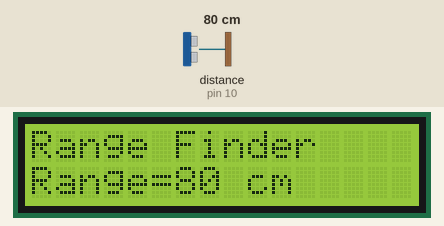
Simulated run of this sketch. Board: Arduino Uno, built with avr-gcc and run on an emulated ATmega328P. On the bench: 16×2 character LCD. Wiring (inferred from the names in the program): ultrasonic range finder: trigger pin 11; echo pin 10. The inputs (shaded band) are chosen by the test bench; at power-on: distance to the obstacle (sensor on pin 10) 80 cm. The echo pulse lasts 58.3 µs per cm.

Above: at 2.2 s.
2.3 s: distance to the obstacle (sensor on pin 10) set to 2 cm
At 3.5 s:
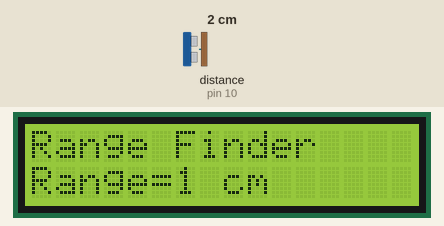
5.5 s: distance to the obstacle (sensor on pin 10) set to 4 cm
At 7.1 s:
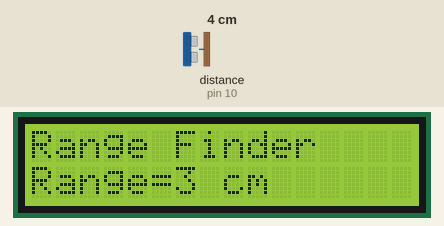
7.5 s: distance to the obstacle (sensor on pin 10) set to 9 cm
At 8.8 s:
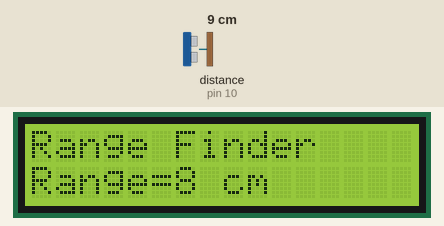
Timing chart, 0 to 10.5 s (numbered marks = the images above; inputs shaded):
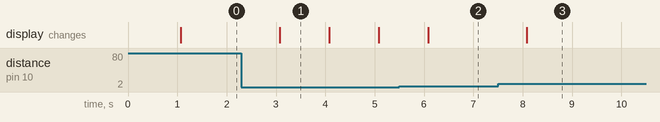

The sketch:

7-Ultrasonic-Range-Finder.ino
```cpp
#define ECHOPIN 10
#define TRIGPIN 11
#include <LiquidCrystal.h>
LiquidCrystal lcd(2, 3, 4, 5, 6, 7);

void setup(){
  lcd.begin(16, 2);
  lcd.print("Range Finder");
  lcd.setCursor(0, 1);
  lcd.print("Range=");

  pinMode(ECHOPIN, INPUT);
  pinMode(TRIGPIN, OUTPUT);
  delay(1000);
}

void loop(){
  digitalWrite(TRIGPIN, LOW);
  delayMicroseconds(2);
  digitalWrite(TRIGPIN, HIGH);
  delayMicroseconds(10);
  digitalWrite(TRIGPIN, LOW);
  int distance = pulseIn(ECHOPIN, HIGH);
  distance= distance/58;

  lcd.setCursor(6, 1);
  lcd.print(distance);
  lcd.print(" cm ");
  delay(1000);
}
```

Measured:
- after the input at 2.3 s, the display: changes after 0.78 s (image 1)
- after the input at 5.5 s, the display: changes after 0.58 s (image 2)
- after the input at 7.5 s, the display: changes after 0.59 s (image 3)
- what the display in image 1 shows lasts 1.0 s, from 3.1 s to 4.1 s
